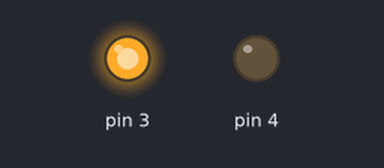
Recording of a sketch running on a simulated Arduino Uno, built with avr-gcc and run on an emulated ATmega328P. Shown: output pins drawn as LEDs (lit = HIGH).

Above: at 0.1 s.
Timing chart, 0 to 1.6 s (numbered marks = the images above):
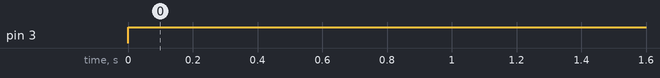

Measured:
- by itself, pin 3: LOW → HIGH at 0.00 s

The sketch:

dc-motor-rotate.ino
```cpp
void setup() {
  // put your setup code here, to run once:
  pinMode(3, OUTPUT);
  pinMode(4, OUTPUT);
  // pinMode(5, OUTPUT);
  // pinMode(6, OUTPUT);
}

void loop() {
  // put your main code here, to run repeatedly:
  digitalWrite(3, HIGH);
  digitalWrite(4, LOW);
  delay(1000);
}
```
